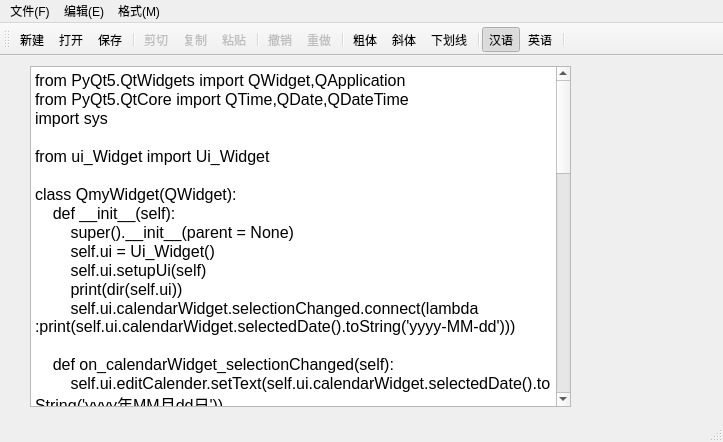
<?xml version="1.0" encoding="UTF-8"?>
<ui version="4.0">
 <class>MainWindow</class>
 <widget class="QMainWindow" name="MainWindow">
  <property name="geometry">
   <rect>
    <x>0</x>
    <y>0</y>
    <width>723</width>
    <height>442</height>
   </rect>
  </property>
  <property name="windowTitle">
   <string>Demo3_7 QAction,QMainWindow,QPlainTextEdit</string>
  </property>
  <property name="toolButtonStyle">
   <enum>Qt::ToolButtonTextUnderIcon</enum>
  </property>
  <property name="animated">
   <bool>true</bool>
  </property>
  <widget class="QWidget" name="centralwidget">
   <widget class="QPlainTextEdit" name="plainTextEdit">
    <property name="geometry">
     <rect>
      <x>30</x>
      <y>10</y>
      <width>541</width>
      <height>341</height>
     </rect>
    </property>
    <property name="font">
     <font>
      <pointsize>12</pointsize>
     </font>
    </property>
    <property name="plainText">
     <string>from PyQt5.QtWidgets import QWidget,QApplication
from PyQt5.QtCore import QTime,QDate,QDateTime
import sys

from ui_Widget import Ui_Widget

class QmyWidget(QWidget):
    def __init__(self):
        super().__init__(parent = None)
        self.ui = Ui_Widget()
        self.ui.setupUi(self)
        print(dir(self.ui))
        self.ui.calendarWidget.selectionChanged.connect(lambda :print(self.ui.calendarWidget.selectedDate().toString('yyyy-MM-dd')))

    def on_calendarWidget_selectionChanged(self):
        self.ui.editCalender.setText(self.ui.calendarWidget.selectedDate().toString('yyyy年MM月dd日'))

    def on_btnSetTime_clicked(self):
        timestr = self.ui.editTime.text()
        time = QTime.fromString(timestr,'hh:mm:ss') #fromstring 将字符串格式时间转换为Qtime对象
        self.ui.timeEdit.setTime(time)
    def on_btnSetDate_clicked(self):
        date = self.ui.editDate.text()
        qdate = QDate.fromString(date,'yyyy-MM-dd')#fromstring 将字符串格式时间转换为Qdate对象
        self.ui.dateEdit.setDate(qdate)

    def on_btnSetDateTime_clicked(self):
        datetimeStr = self.ui.editDateTime.text()
        datetime = QDateTime.fromString(datetimeStr,'yyyy-MM-dd hh:mm:ss')#fromstring 将字符串格式时间转换为Qdatetime对象
        self.ui.dateTimeEdit.setDateTime(datetime)
    def on_btnGetTime_clicked(self):
        curDateTime = QDateTime.currentDateTime() #获取当前日期时间并返回一个datetime对象

        self.ui.timeEdit.setTime(curDateTime.time())
        print(curDateTime.time())
        self.ui.editTime.setText(curDateTime.time().toString('hh:mm:ss'))#tostring 将Qtime对象转换为字符串格式

        self.ui.dateEdit.setDate(curDateTime.date())
        self.ui.editDate.setText(curDateTime.date().toString('yyyy-MM-dd'))#tostring 将Qdate对象转换为字符串格式

        self.ui.dateTimeEdit.setDateTime(curDateTime)
        self.ui.editDateTime.setText(curDateTime.toString('yyyy-MM-dd hh:mm:ss'))#tostring 将Qdatetime对象转换为字符串格式


if __name__ == '__main__':
    app = QApplication(sys.argv)
    form = QmyWidget()
    form.show()
    sys.exit(app.exec_())</string>
    </property>
   </widget>
  </widget>
  <widget class="QMenuBar" name="menubar">
   <property name="geometry">
    <rect>
     <x>0</x>
     <y>0</y>
     <width>723</width>
     <height>23</height>
    </rect>
   </property>
   <widget class="QMenu" name="menu">
    <property name="title">
     <string>文件(F)</string>
    </property>
    <addaction name="actFile_New"/>
    <addaction name="actFile_Open"/>
    <addaction name="actFile_Save"/>
    <addaction name="separator"/>
    <addaction name="actClose"/>
   </widget>
   <widget class="QMenu" name="menu_E">
    <property name="title">
     <string>编辑(E)</string>
    </property>
    <addaction name="actEdit_Cut"/>
    <addaction name="actEdit_Copy"/>
    <addaction name="actEdit_Paste"/>
    <addaction name="separator"/>
    <addaction name="actEdit_Undo"/>
    <addaction name="actEdit_Redo"/>
    <addaction name="separator"/>
    <addaction name="actEdit_SelectAll"/>
    <addaction name="actEdit_Clear"/>
   </widget>
   <widget class="QMenu" name="menu_M">
    <property name="title">
     <string>格式(M)</string>
    </property>
    <widget class="QMenu" name="menu_2">
     <property name="title">
      <string>界面语言</string>
     </property>
     <addaction name="actLang_CN"/>
     <addaction name="actLang_EN"/>
    </widget>
    <addaction name="actFont_Bold"/>
    <addaction name="actFont_Italic"/>
    <addaction name="actFont_UnderLine"/>
    <addaction name="separator"/>
    <addaction name="actSys_ToggleText"/>
    <addaction name="menu_2"/>
   </widget>
   <addaction name="menu"/>
   <addaction name="menu_E"/>
   <addaction name="menu_M"/>
  </widget>
  <widget class="QStatusBar" name="statusbar"/>
  <widget class="QToolBar" name="toolBar">
   <property name="windowTitle">
    <string>toolBar</string>
   </property>
   <property name="movable">
    <bool>true</bool>
   </property>
   <property name="toolButtonStyle">
    <enum>Qt::ToolButtonIconOnly</enum>
   </property>
   <property name="floatable">
    <bool>true</bool>
   </property>
   <attribute name="toolBarArea">
    <enum>TopToolBarArea</enum>
   </attribute>
   <attribute name="toolBarBreak">
    <bool>false</bool>
   </attribute>
   <addaction name="actFile_New"/>
   <addaction name="actFile_Open"/>
   <addaction name="actFile_Save"/>
   <addaction name="separator"/>
   <addaction name="actEdit_Cut"/>
   <addaction name="actEdit_Copy"/>
   <addaction name="actEdit_Paste"/>
   <addaction name="separator"/>
   <addaction name="actEdit_Undo"/>
   <addaction name="actEdit_Redo"/>
   <addaction name="separator"/>
   <addaction name="actFont_Bold"/>
   <addaction name="actFont_Italic"/>
   <addaction name="actFont_UnderLine"/>
   <addaction name="separator"/>
   <addaction name="actLang_CN"/>
   <addaction name="actLang_EN"/>
   <addaction name="separator"/>
  </widget>
  <action name="actFile_New">
   <property name="icon">
    <iconset resource="../Resource/res.qrc">
     <normaloff>:/icons/images/100.bmp</normaloff>:/icons/images/100.bmp</iconset>
   </property>
   <property name="text">
    <string>新建</string>
   </property>
  </action>
  <action name="actFile_Open">
   <property name="icon">
    <iconset resource="../Resource/res.qrc">
     <normaloff>:/icons/images/001.GIF</normaloff>:/icons/images/001.GIF</iconset>
   </property>
   <property name="text">
    <string>打开</string>
   </property>
  </action>
  <action name="actFile_Save">
   <property name="icon">
    <iconset resource="../Resource/res.qrc">
     <normaloff>:/icons/images/104.bmp</normaloff>:/icons/images/104.bmp</iconset>
   </property>
   <property name="text">
    <string>保存</string>
   </property>
  </action>
  <action name="actClose">
   <property name="icon">
    <iconset resource="../Resource/res.qrc">
     <normaloff>:/icons/images/132.bmp</normaloff>:/icons/images/132.bmp</iconset>
   </property>
   <property name="text">
    <string>关闭</string>
   </property>
  </action>
  <action name="actEdit_Cut">
   <property name="enabled">
    <bool>false</bool>
   </property>
   <property name="icon">
    <iconset resource="../Resource/res.qrc">
     <normaloff>:/icons/images/200.bmp</normaloff>:/icons/images/200.bmp</iconset>
   </property>
   <property name="text">
    <string>剪切</string>
   </property>
  </action>
  <action name="actEdit_Copy">
   <property name="enabled">
    <bool>false</bool>
   </property>
   <property name="icon">
    <iconset resource="../Resource/res.qrc">
     <normaloff>:/icons/images/202.bmp</normaloff>:/icons/images/202.bmp</iconset>
   </property>
   <property name="text">
    <string>复制</string>
   </property>
  </action>
  <action name="actEdit_Paste">
   <property name="enabled">
    <bool>false</bool>
   </property>
   <property name="icon">
    <iconset resource="../Resource/res.qrc">
     <normaloff>:/icons/images/204.bmp</normaloff>:/icons/images/204.bmp</iconset>
   </property>
   <property name="text">
    <string>粘贴</string>
   </property>
  </action>
  <action name="actEdit_Undo">
   <property name="enabled">
    <bool>false</bool>
   </property>
   <property name="icon">
    <iconset resource="../Resource/res.qrc">
     <normaloff>:/icons/images/206.bmp</normaloff>:/icons/images/206.bmp</iconset>
   </property>
   <property name="text">
    <string>撤销</string>
   </property>
  </action>
  <action name="actEdit_Redo">
   <property name="enabled">
    <bool>false</bool>
   </property>
   <property name="icon">
    <iconset resource="../Resource/res.qrc">
     <normaloff>:/icons/images/208.bmp</normaloff>:/icons/images/208.bmp</iconset>
   </property>
   <property name="text">
    <string>重做</string>
   </property>
  </action>
  <action name="actEdit_SelectAll">
   <property name="text">
    <string>全选</string>
   </property>
  </action>
  <action name="actEdit_Clear">
   <property name="icon">
    <iconset resource="../Resource/res.qrc">
     <normaloff>:/icons/images/212.bmp</normaloff>:/icons/images/212.bmp</iconset>
   </property>
   <property name="text">
    <string>清空</string>
   </property>
  </action>
  <action name="actFont_Bold">
   <property name="checkable">
    <bool>true</bool>
   </property>
   <property name="icon">
    <iconset resource="../Resource/res.qrc">
     <normaloff>:/icons/images/500.bmp</normaloff>:/icons/images/500.bmp</iconset>
   </property>
   <property name="text">
    <string>粗体</string>
   </property>
  </action>
  <action name="actFont_Italic">
   <property name="checkable">
    <bool>true</bool>
   </property>
   <property name="icon">
    <iconset resource="../Resource/res.qrc">
     <normaloff>:/icons/images/502.bmp</normaloff>:/icons/images/502.bmp</iconset>
   </property>
   <property name="text">
    <string>斜体</string>
   </property>
  </action>
  <action name="actFont_UnderLine">
   <property name="checkable">
    <bool>true</bool>
   </property>
   <property name="icon">
    <iconset resource="../Resource/res.qrc">
     <normaloff>:/icons/images/504.bmp</normaloff>:/icons/images/504.bmp</iconset>
   </property>
   <property name="text">
    <string>下划线</string>
   </property>
  </action>
  <action name="actSys_ToggleText">
   <property name="checkable">
    <bool>true</bool>
   </property>
   <property name="icon">
    <iconset resource="../Resource/res.qrc">
     <normaloff>:/icons/images/322.bmp</normaloff>:/icons/images/322.bmp</iconset>
   </property>
   <property name="text">
    <string>显示按钮文字</string>
   </property>
  </action>
  <action name="actLang_CN">
   <property name="checkable">
    <bool>true</bool>
   </property>
   <property name="checked">
    <bool>true</bool>
   </property>
   <property name="icon">
    <iconset resource="../Resource/res.qrc">
     <normaloff>:/icons/images/CN.jpg</normaloff>:/icons/images/CN.jpg</iconset>
   </property>
   <property name="text">
    <string>汉语</string>
   </property>
   <property name="iconVisibleInMenu">
    <bool>true</bool>
   </property>
  </action>
  <action name="actLang_EN">
   <property name="checkable">
    <bool>true</bool>
   </property>
   <property name="icon">
    <iconset resource="../Resource/res.qrc">
     <normaloff>:/icons/images/timg2.jpg</normaloff>:/icons/images/timg2.jpg</iconset>
   </property>
   <property name="text">
    <string>英语</string>
   </property>
  </action>
 </widget>
 <resources>
  <include location="../Resource/res.qrc"/>
 </resources>
 <connections/>
</ui>
